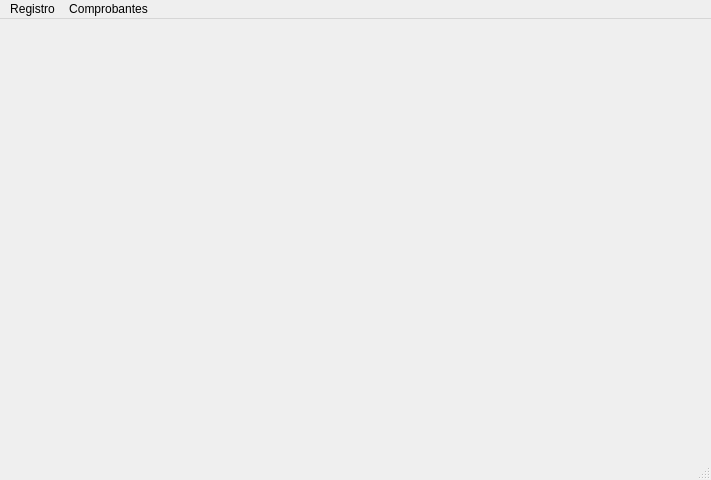
<?xml version="1.0" encoding="UTF-8"?>
<ui version="4.0">
 <class>MainWindow</class>
 <widget class="QMainWindow" name="MainWindow">
  <property name="geometry">
   <rect>
    <x>0</x>
    <y>0</y>
    <width>711</width>
    <height>480</height>
   </rect>
  </property>
  <property name="windowTitle">
   <string>MainWindow</string>
  </property>
  <widget class="QWidget" name="centralwidget"/>
  <widget class="QMenuBar" name="menubar">
   <property name="geometry">
    <rect>
     <x>0</x>
     <y>0</y>
     <width>711</width>
     <height>24</height>
    </rect>
   </property>
   <widget class="QMenu" name="menuRegistro">
    <property name="title">
     <string>Registro</string>
    </property>
    <addaction name="actionClientes"/>
    <addaction name="actionEmpleados"/>
    <addaction name="actionProductos"/>
    <addaction name="actionProveedor"/>
   </widget>
   <widget class="QMenu" name="menuComprobantes">
    <property name="title">
     <string>Comprobantes</string>
    </property>
    <addaction name="actionVista_Previa"/>
   </widget>
   <addaction name="menuRegistro"/>
   <addaction name="menuComprobantes"/>
  </widget>
  <widget class="QStatusBar" name="statusbar"/>
  <action name="actionClientes">
   <property name="checkable">
    <bool>true</bool>
   </property>
   <property name="icon">
    <iconset resource="../../../../../../qtdesigner_resourcers/client.qrc">
     <normaloff>:/Menu/client.png</normaloff>:/Menu/client.png</iconset>
   </property>
   <property name="text">
    <string>Clientes</string>
   </property>
   <property name="toolTip">
    <string>&lt;html&gt;&lt;head/&gt;&lt;body&gt;&lt;p&gt;file:///Users/juanmejiahoyos/Documents/qtdesigner_resourcers/client.png Clientes&lt;/p&gt;&lt;/body&gt;&lt;/html&gt;</string>
   </property>
  </action>
  <action name="actionEmpleados">
   <property name="icon">
    <iconset resource="../../../../../../qtdesigner_resourcers/client.qrc">
     <normaloff>:/Menu/empleados.png</normaloff>:/Menu/empleados.png</iconset>
   </property>
   <property name="text">
    <string>Empleados</string>
   </property>
  </action>
  <action name="actionProductos">
   <property name="icon">
    <iconset resource="../../../../../../qtdesigner_resourcers/client.qrc">
     <normaloff>:/Menu/productos.png</normaloff>:/Menu/productos.png</iconset>
   </property>
   <property name="text">
    <string>Productos</string>
   </property>
  </action>
  <action name="actionProveedor">
   <property name="icon">
    <iconset resource="../../../../../../qtdesigner_resourcers/client.qrc">
     <normaloff>:/Menu/proveedor.png</normaloff>:/Menu/proveedor.png</iconset>
   </property>
   <property name="text">
    <string>Proveedor</string>
   </property>
  </action>
  <action name="actionVista_Previa">
   <property name="icon">
    <iconset resource="../../../../../../qtdesigner_resourcers/client.qrc">
     <normaloff>:/Menu/gui_print_preview_icon_157060.png</normaloff>:/Menu/gui_print_preview_icon_157060.png</iconset>
   </property>
   <property name="text">
    <string>Vista Previa</string>
   </property>
  </action>
 </widget>
 <resources>
  <include location="../../../../../../qtdesigner_resourcers/client.qrc"/>
 </resources>
 <connections/>
</ui>
